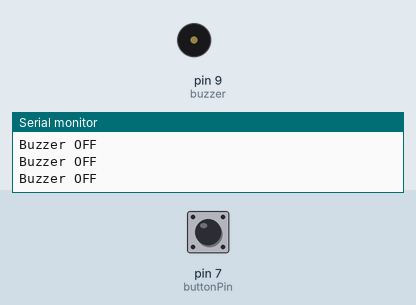
Simulated run of this sketch. Board: Arduino Uno, built with avr-gcc and run on an emulated ATmega328P. Parts: buzzer (waves = sounding), the last lines printed to the serial monitor. Inputs (shaded band) come from the test bench; at power-on: pin 7 (buttonPin) LOW.

Above: at 1.2 s.
1.3 s: pin 7 (buttonPin) pulled HIGH for 0.15 s
At 1.38 s:
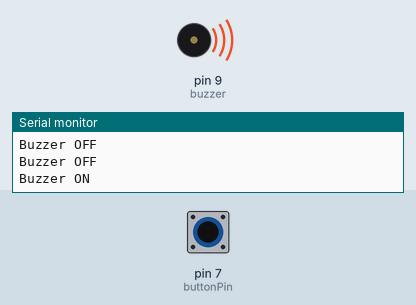
2.9 s: pin 7 (buttonPin) pulled HIGH for 1 s
At 4.3 s:
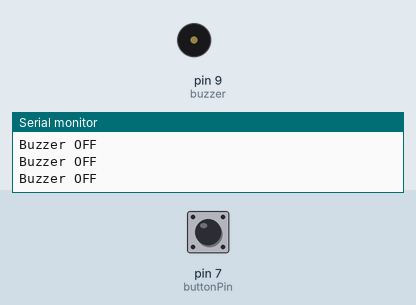
6.9 s: pin 7 (buttonPin) pulled HIGH for 0.15 s
At 7.8 s:
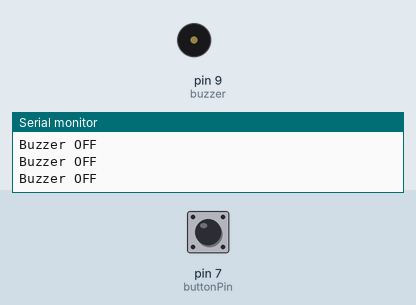
10.0 s: pin 7 (buttonPin) pulled HIGH for 0.15 s
At 11.6 s:
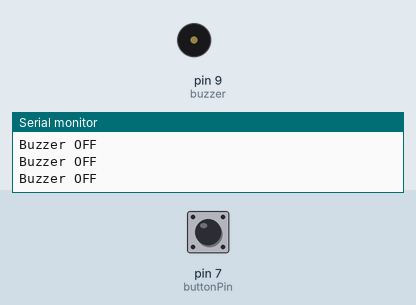
13.1 s: pin 7 (buttonPin) pulled HIGH for 1 s
At 13.5 s:
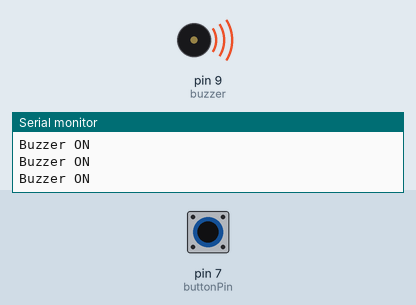
17.1 s: pin 7 (buttonPin) pulled HIGH for 3.2 s
At 21.6 s:
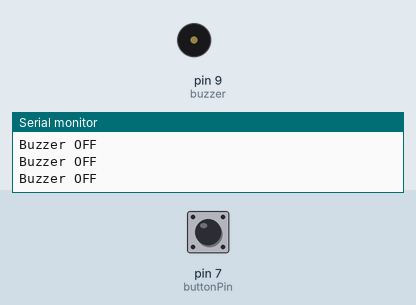
Timing chart, 0 to 23.1 s (numbered marks = the images above; inputs shaded):
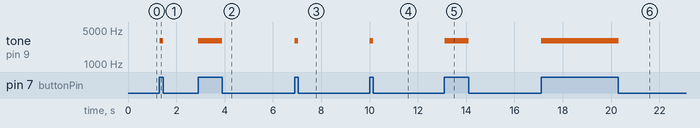

Measured:
- after the input at 1.3 s, tone on pin 9 (buzzer): silent → 3000 Hz at once, → silent 0.15 s later
- after the input at 2.9 s, tone on pin 9 (buzzer): silent → 3000 Hz at once, → silent 1.0 s later
- after the input at 6.9 s, tone on pin 9 (buzzer): silent → 3000 Hz at once, → silent 0.15 s later
- after the input at 10.0 s, tone on pin 9 (buzzer): silent → 3000 Hz at once, → silent 0.15 s later
- after the input at 13.1 s, tone on pin 9 (buzzer): silent → 3000 Hz at once, → silent 1.0 s later
- after the input at 17.1 s, tone on pin 9 (buzzer): silent → 3000 Hz at once, → silent 3.2 s later

The sketch:

buzzer_by_button.ino
```cpp
const int buzzer = 9;
const int buttonPin = 7;
int buttonState = 0;

void setup() {
// put your setup code here, to fun once:
Serial.begin(9600);
pinMode(buzzer,OUTPUT);
pinMode(buttonPin,INPUT);
 }

void loop() {
 // put your main code here, to run repeatedly:
 buttonState = digitalRead(buttonPin);
 if(buttonState== HIGH)
 {
tone(buzzer, 3000);
Serial.println("Buzzer ON");
 } else {
 noTone(buzzer);
 Serial.println("Buzzer OFF");
 }
}
```
